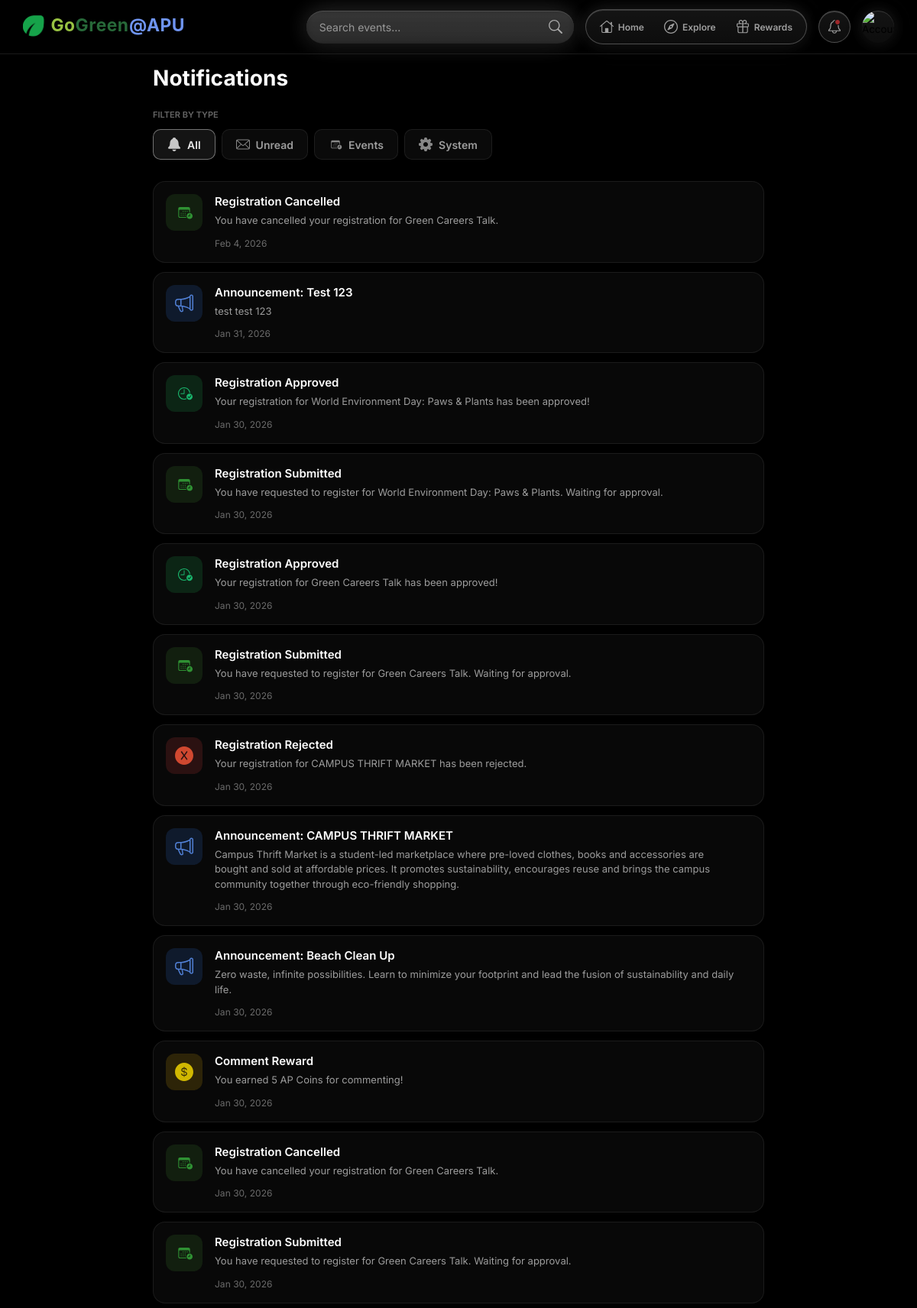
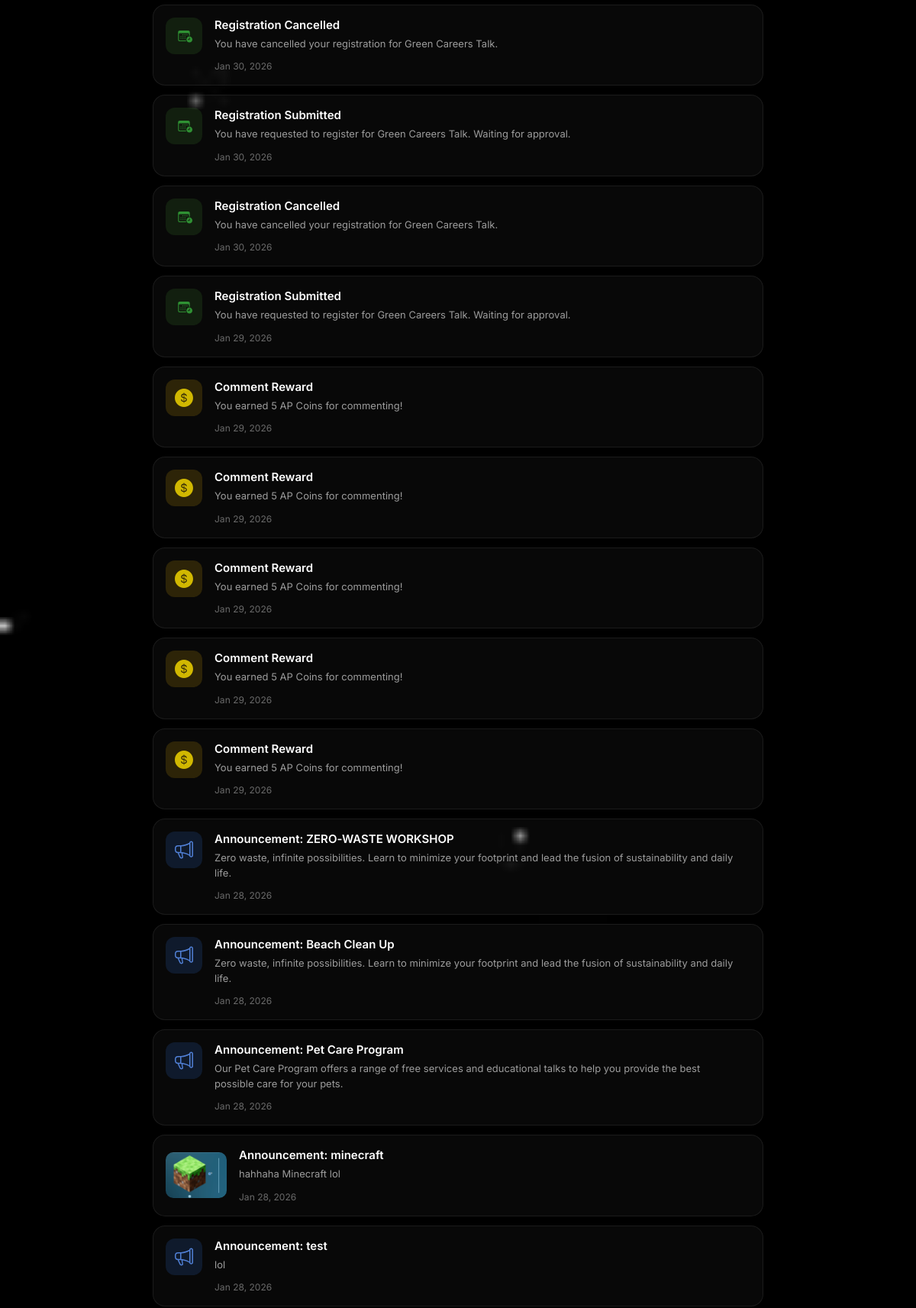
The app's page /frontend/student/notification/index.php (signed in, upper part) with its own data (2 pictures, top to bottom).
### tables this page shows
CREATE TABLE `notifications` (
  `id` bigint(20) NOT NULL,
  `user_id` bigint(20) NOT NULL,
  `type` enum('system','general','event','reward') NOT NULL,
  `title` varchar(150) NOT NULL,
  `message` text NOT NULL,
  `link_event_id` bigint(20) DEFAULT NULL,
  `is_read` tinyint(1) NOT NULL,
  `created_at` datetime NOT NULL
);

### actions/student/notification/get_notifications.php (called while the page is built, shortened)
<?php
function getNotifications($conn, $user_id, $filter = 'all')
{
    $user_id = intval($user_id);
    $sql = "SELECT n.*, e.title as event_title, e.image_path as event_image,
            (SELECT a.image_path FROM announcements a
             WHERE a.target_event_id = n.link_event_id
             AND n.title LIKE CONCAT('Announcement: ', a.title)
             ORDER BY a.created_at DESC LIMIT 1) as announcement_image
            FROM notifications n
            LEFT JOIN events e ON n.link_event_id = e.id
            WHERE n.user_id = $user_id";
    $sql .= " ORDER BY n.created_at DESC";
    $result = mysqli_query($conn, $sql);
    $notifications = [];
    if ($result) {
        while ($row = mysqli_fetch_assoc($result)) {
            $notifications[] = $row;
        }
    }
    return $notifications;
}
function getTimeAgo($datetime)
{
    $created_at = strtotime($datetime);
    $now = time();
    $diff = $now - $created_at;
    if ($diff < 60) {
        return 'Just now';
    } else if ($diff < 3600) {
        $minutes = floor($diff / 60);
        return $minutes . ' minute' . ($minutes > 1 ? 's' : '') . ' ago';
    } else if ($diff < 86400) {
        $hours = floor($diff / 3600);
        return $hours . ' hour' . ($hours > 1 ? 's' : '') . ' ago';
    } else if ($diff < 604800) {
        $days = floor($diff / 86400);
        return $days . ' day' . ($days > 1 ? 's' : '') . ' ago';
    } else {
        return date('M j, Y', $created_at);
    }
}
function getNotificationIcon($notif)
{
    $title_lower = strtolower($notif['title']);
    $message_lower = strtolower($notif['message']);
    $notif_type = $notif['type'];
    $icon_path = '/GoGreen-APU/assets/icons/';
    if (strpos($title_lower, 'announcement') !== false) {
        $icon_path .= 'megaphone.svg';
        $icon_class = 'announcement';
    } else if (strpos($title_lower, 'approved') !== false || strpos($message_lower, 'approved') !== false || strpos($message_lower, 'accepted') !== false) {
        $icon_path .= 'clock.badge.checkmark.svg';
        $icon_class = 'approved';
    } else if (strpos($title_lower, 'rejected') !== false || strpos($message_lower, 'rejected') !== false || strpos($message_lower, 'declined') !== false) {
        $icon_path .= 'x.circle.fill.svg';
        $icon_class = 'rejected';
    } else if ($notif_type == 'reward' || strpos($title_lower, 'reward') !== false || strpos($title_lower, 'coin') !== false || strpos($message_lower, 'ap coin') !== false) {
        $icon_path .= 'dollarsign.circle.fill.svg';
        $icon_class = 'reward';
    } else if ($notif_type == 'event') {
        $icon_path .= 'calendar.badge.clock.svg';
        $icon_class = 'event';
    } else if ($notif_type == 'system') {
        $icon_path .= 'gearshape.fill.svg';
        $icon_class = 'system';
    } else {
        $icon_path .= 'bell.fill.svg';
        $icon_class = 'general';
    }
    return [
        'icon_path' => $icon_path,
        'icon_class' => $icon_class
    ];
}
function getNotificationImage($notif)
{
    $title_lower = strtolower($notif['title']);
    if (strpos($title_lower, 'announcement') !== false && !empty($notif['announcement_image'])) {
        return [
            'show_image' => true,
            'image_url' => '/GoGreen-APU/uploads/announcements/' . $notif['announcement_image']
        ];
    }
    return [
        'show_image' => false,
        'image_url' => ''
    ];
}
function getNotificationLink($notif)
{
    if ($notif['link_event_id']) {
        return '/GoGreen-APU/frontend/student/explore/event/index.php?id=' . $notif['link_event_id'];
    }
    return '#';
}
?>

### frontend/student/notification/index.php (the view, shortened to what this page needs)
<!DOCTYPE html>
<html lang="en">
<head>
    <?php include($_SERVER['DOCUMENT_ROOT'] . '/GoGreen-APU/includes/head.php'); ?>
    <link rel="stylesheet" href="/GoGreen-APU/assets/css/student/notification/notification.css">
</head>
<body>
    <?php
    include($_SERVER['DOCUMENT_ROOT'] . '/GoGreen-APU/frontend/student/nav.php');
    include($_SERVER['DOCUMENT_ROOT'] . '/GoGreen-APU/actions/student/notification/get_notifications.php');
    $filter = isset($_GET['filter']) ? $_GET['filter'] : 'all';
    $filter_all = ($filter == 'all');
    $filter_unread = ($filter == 'unread');
    $filter_events = ($filter == 'events');
    $filter_system = ($filter == 'system');
    $user_id = $_SESSION['user_id'];
    $notifications = getNotifications($conn, $user_id, $filter);
    ?>
    <main class="main-content">
        <div class="notification-page">
            <div class="notification-header">
                <h1>Notifications</h1>
            </div>
            <div class="filter-section">
                <div class="filter-header">
                    <span class="filter-label">Filter by Type</span>
                </div>
                <div class="filter-row">
                    <a href="?" class="filter-btn filter-all <?php if ($filter_all) echo 'active'; ?>">
                        <img src="/GoGreen-APU/assets/icons/bell.fill.svg" alt="">
                        <span>All</span>
                    </a>
                    <a href="?filter=unread" class="filter-btn filter-unread <?php if ($filter_unread) echo 'active'; ?>">
                        <img src="/GoGreen-APU/assets/icons/envelope.svg" alt="">
                        <span>Unread</span>
                    </a>
                    <a href="?filter=events" class="filter-btn filter-events <?php if ($filter_events) echo 'active'; ?>">
                        <img src="/GoGreen-APU/assets/icons/calendar.badge.clock.svg" alt="">
                        <span>Events</span>
                    </a>
                    <a href="?filter=system" class="filter-btn filter-system <?php if ($filter_system) echo 'active'; ?>">
                        <img src="/GoGreen-APU/assets/icons/gearshape.fill.svg" alt="">
                        <span>System</span>
                    </a>
                </div>
            </div>
            <?php if (count($notifications) > 0): ?>
                <div class="notification-list">
                    <?php foreach ($notifications as $notif):
                        $is_unread = ($notif['is_read'] == 0);
                        $notif_type = $notif['type'];
                        $category = ($notif_type == 'event' || $notif_type == 'reward') ? 'events' : 'system';
                        $time_ago = getTimeAgo($notif['created_at']);
                        $notif_link = getNotificationLink($notif);
                        $image_data = getNotificationImage($notif);
                        $show_image = $image_data['show_image'];
                        $image_url = $image_data['image_url'];
                        $icon_data = getNotificationIcon($notif);
                        $icon_path = $icon_data['icon_path'];
                        $icon_class = $icon_data['icon_class'];
                    ?>
                        <a href="<?php echo $notif_link; ?>" class="notification-item <?php if ($is_unread) echo 'unread'; ?> <?php if ($show_image) echo 'has-image'; ?>" data-type="<?php echo $category; ?>" data-id="<?php echo $notif['id']; ?>">
                            <?php if ($show_image): ?>
                                <div class="notification-image">
                                    <img src="<?php echo $image_url; ?>" alt="">
                                </div>
                            <?php else: ?>
                                <div class="notification-icon <?php echo $icon_class; ?>">
                                    <img src="<?php echo $icon_path; ?>" alt="">
                                </div>
                            <?php endif; ?>
                            <div class="notification-content">
                                <h3 class="notification-title"><?php echo htmlspecialchars($notif['title']); ?></h3>
                                <p class="notification-text"><?php echo htmlspecialchars($notif['message']); ?></p>
                                <span class="notification-time"><?php echo $time_ago; ?></span>
                            </div>
                        </a>
                    <?php endforeach; ?>
                </div>
            <?php endif; ?>
        </div>
    </main>
    <?php include $_SERVER['DOCUMENT_ROOT'] . '/GoGreen-APU/includes/footer.php'; ?>
</body>
</html>

### assets/css/global/global.css (style rules this page uses)
:root { --green-primary: #4ADE80; --green-secondary: #22c55e; }
* { font-family: "Inter"; text-rendering: optimizeLegibility; font-optical-sizing: auto; letter-spacing: 0.0018em; }
html { user-select: none; }
img { width: 100%; -webkit-user-drag: none; }
body { height: 100%; background-color: #000000; background-image: url('../../images/bg/starry_black_background.webp'); background-size: cover; background-position: center; background-repeat: no-repeat; background-attachment: fixed; color: white; }
h1, h2, h3 { color: var(--green-primary); }
* { scrollbar-width: thin; scrollbar-color: rgba(255, 255, 255, 0.3) transparent; }

### assets/css/student/notification/notification.css (style rules this page uses)
.notification-page { max-width: 800px; margin: 0 auto; padding: 20px; }
.notification-header { display: flex; justify-content: space-between; align-items: center; margin-bottom: 24px; }
.notification-header h1 { font-size: 28px; font-weight: 700; color: white; margin: 0; }
.filter-section { margin-bottom: 24px; }
.filter-header { display: flex; justify-content: space-between; align-items: center; margin-bottom: 12px; }
.filter-label { font-size: 11px; font-weight: 600; color: rgba(255, 255, 255, 0.4); text-transform: uppercase; }
.filter-row { display: flex; gap: 8px; overflow-x: auto; scrollbar-width: none; padding-bottom: 4px; }
.filter-btn { display: flex; align-items: center; gap: 8px; padding: 10px 18px; border-radius: 10px; background: rgba(255, 255, 255, 0.04); border: 1px solid rgba(255, 255, 255, 0.08); color: rgba(255, 255, 255, 0.6); font-size: 14px; font-weight: 600; text-decoration: none; flex-shrink: 0; transition: all 0.2s ease; }
.filter-btn img { width: 18px; height: 18px; filter: invert(1); opacity: 0.6; transition: opacity 0.2s ease; }
.filter-btn.filter-all:hover, .filter-btn.filter-all.active { border-color: rgba(255, 255, 255, 0.4); color: rgba(255, 255, 255, 0.9); }
.filter-btn.filter-all.active { background: rgba(255, 255, 255, 0.08); }
.filter-btn.filter-all.active img, .filter-btn.filter-all:hover img { opacity: 0.9; }
.notification-list { display: flex; flex-direction: column; gap: 12px; }
.notification-item { display: flex; align-items: flex-start; gap: 16px; padding: 16px; border-radius: 16px; background: rgba(255, 255, 255, 0.03); border: 1px solid rgba(255, 255, 255, 0.08); transition: all 0.2s ease; text-decoration: none; cursor: pointer; }
.notification-icon { width: 48px; height: 48px; border-radius: 12px; display: flex; align-items: center; justify-content: center; flex-shrink: 0; }
.notification-icon img { width: 24px; height: 24px; filter: invert(1); }
.notification-icon.event { background: rgba(76, 159, 56, 0.15); }
.notification-icon.event img { filter: invert(50%) sepia(67%) saturate(522%) hue-rotate(73deg) brightness(92%) contrast(88%); }
.notification-icon.announcement { background: rgba(59, 130, 246, 0.15); }
.notification-icon.announcement img { filter: invert(52%) sepia(52%) saturate(2878%) hue-rotate(200deg) brightness(104%) contrast(91%); }
.notification-icon.approved { background: rgba(34, 197, 94, 0.15); }
.notification-icon.approved img { filter: invert(60%) sepia(70%) saturate(500%) hue-rotate(100deg) brightness(95%) contrast(90%); }
.notification-icon.rejected { background: rgba(239, 68, 68, 0.15); }
.notification-icon.rejected img { filter: invert(40%) sepia(90%) saturate(2000%) hue-rotate(340deg) brightness(95%) contrast(95%); }
.notification-icon.reward { background: rgba(255, 193, 7, 0.15); }
.notification-icon.reward img { filter: invert(76%) sepia(60%) saturate(1000%) hue-rotate(5deg) brightness(100%) contrast(100%); }
.notification-image { width: 80px; height: 60px; border-radius: 10px; overflow: hidden; flex-shrink: 0; }
.notification-image img { width: 100%; height: 100%; object-fit: cover; }
.notification-item.has-image { align-items: center; }
.notification-content { flex: 1; min-width: 0; }
.notification-title { font-size: 15px; font-weight: 600; color: white; margin: 0 0 6px 0; }
.notification-text { font-size: 13px; color: rgba(255, 255, 255, 0.6); line-height: 1.5; margin: 0 0 8px 0; }
.notification-time { font-size: 12px; color: rgba(255, 255, 255, 0.4); }

### assets/css/student/nav.css (style rules this page uses)
body { overflow-x: hidden; padding-top: 75px; padding-bottom: 100px; max-width: 100%; width: 100%; margin: 0px; position: relative; }
@media (min-width: 700px) { body { padding-top: 0px; padding-bottom: 0px; } }
@media (min-width: 700px) { .main-content { padding-top: 65px; } }

### records on screen
notifications: title "Registration Cancelled", message "You have cancelled your registration for Green Careers Talk.", created_at "Feb 4, 2026"
notifications: title "Announcement: Test 123", message "test test 123", created_at "Jan 31, 2026"
notifications: title "Registration Approved", message "Your registration for World Environment Day: Paws & Plants has been approved!", created_at "Jan 30, 2026"
notifications: title "Registration Submitted", message "You have requested to register for World Environment Day: Paws & Plants. Waiting for approval.", created_at "Jan 30, 2026"
notifications: title "Registration Approved", message "Your registration for Green Careers Talk has been approved!", created_at "Jan 30, 2026"
notifications: title "Registration Submitted", message "You have requested to register for Green Careers Talk. Waiting for approval.", created_at "Jan 30, 2026"
notifications: shows a picture, title "Registration Rejected", message "Your registration for CAMPUS THRIFT MARKET has been rejected.", created_at "Jan 30, 2026"
notifications: title "Announcement: CAMPUS THRIFT MARKET", message "Campus Thrift Market is a student-led marketplace where pre-loved clothes, books and accessories are bought and sold at affordable prices. It promotes sustainability, encourages reuse and brings the campus community together through eco-friendly shopping.", created_at "Jan 30, 2026"
notifications: title "Announcement: Beach Clean Up", message "Zero waste, infinite possibilities. Learn to minimize your footprint and lead the fusion of sustainability and daily life.", created_at "Jan 30, 2026"
notifications: title "Comment Reward", message "You earned 5 AP Coins for commenting!", created_at "Jan 30, 2026"
notifications: title "Registration Cancelled", message "You have cancelled your registration for Green Careers Talk.", created_at "Jan 30, 2026"
notifications: title "Registration Submitted", message "You have requested to register for Green Careers Talk. Waiting for approval.", created_at "Jan 30, 2026"
notifications: title "Registration Cancelled", message "You have cancelled your registration for Green Careers Talk.", created_at "Jan 30, 2026"
notifications: title "Registration Submitted", message "You have requested to register for Green Careers Talk. Waiting for approval.", created_at "Jan 30, 2026"
notifications: title "Registration Cancelled", message "You have cancelled your registration for Green Careers Talk.", created_at "Jan 30, 2026"
notifications: title "Registration Submitted", message "You have requested to register for Green Careers Talk. Waiting for approval.", created_at "Jan 29, 2026"
notifications: title "Comment Reward", message "You earned 5 AP Coins for commenting!", created_at "Jan 29, 2026"
notifications: title "Comment Reward", message "You earned 5 AP Coins for commenting!", created_at "Jan 29, 2026"
notifications: title "Comment Reward", message "You earned 5 AP Coins for commenting!", created_at "Jan 29, 2026"
notifications: title "Comment Reward", message "You earned 5 AP Coins for commenting!", created_at "Jan 29, 2026"
notifications: title "Comment Reward", message "You earned 5 AP Coins for commenting!", created_at "Jan 29, 2026"
notifications: title "Announcement: ZERO-WASTE WORKSHOP", message "Zero waste, infinite possibilities. Learn to minimize your footprint and lead the fusion of sustainability and daily life.", created_at "Jan 28, 2026"
notifications: title "Announcement: Beach Clean Up", message "Zero waste, infinite possibilities. Learn to minimize your footprint and lead the fusion of sustainability and daily life.", created_at "Jan 28, 2026"
notifications: title "Announcement: Pet Care Program", message "Our Pet Care Program offers a range of free services and educational talks to help you provide the best possible care for your pets.", created_at "Jan 28, 2026"
notifications: title "Announcement: minecraft", message "hahhaha Minecraft lol", created_at "Jan 28, 2026"
notifications: title "Announcement: test", message "lol", created_at "Jan 28, 2026"
